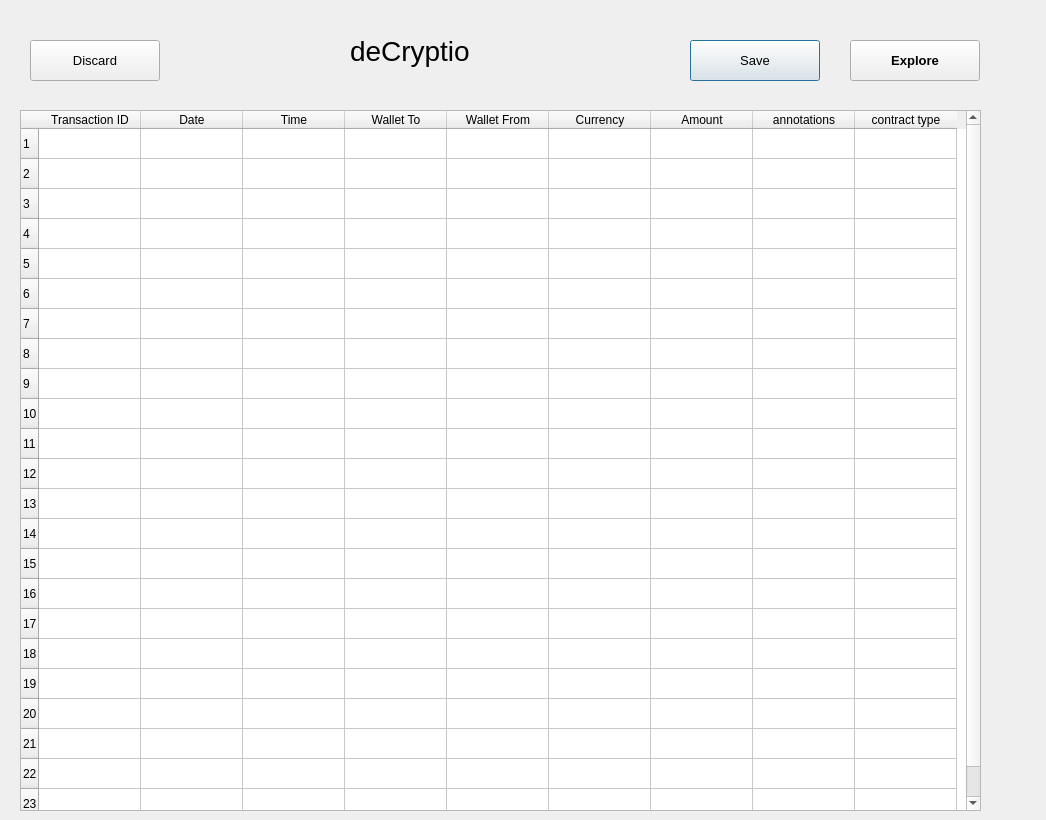
<?xml version="1.0" encoding="UTF-8"?>
<ui version="4.0">
 <class>review_dialog</class>
 <widget class="QDialog" name="review_dialog">
  <property name="geometry">
   <rect>
    <x>0</x>
    <y>0</y>
    <width>1046</width>
    <height>820</height>
   </rect>
  </property>
  <property name="windowTitle">
   <string>deCryptio</string>
  </property>
  <widget class="QPushButton" name="save">
   <property name="geometry">
    <rect>
     <x>690</x>
     <y>40</y>
     <width>130</width>
     <height>41</height>
    </rect>
   </property>
   <property name="font">
    <font>
     <pointsize>10</pointsize>
    </font>
   </property>
   <property name="text">
    <string>Save</string>
   </property>
  </widget>
  <widget class="QPushButton" name="discard">
   <property name="geometry">
    <rect>
     <x>30</x>
     <y>40</y>
     <width>130</width>
     <height>41</height>
    </rect>
   </property>
   <property name="font">
    <font>
     <pointsize>10</pointsize>
    </font>
   </property>
   <property name="text">
    <string>Discard</string>
   </property>
  </widget>
  <widget class="QTableWidget" name="table">
   <property name="geometry">
    <rect>
     <x>20</x>
     <y>110</y>
     <width>961</width>
     <height>701</height>
    </rect>
   </property>
   <property name="font">
    <font>
     <pointsize>9</pointsize>
    </font>
   </property>
   <property name="autoScrollMargin">
    <number>13</number>
   </property>
   <property name="dragEnabled">
    <bool>false</bool>
   </property>
   <property name="showGrid">
    <bool>true</bool>
   </property>
   <property name="sortingEnabled">
    <bool>true</bool>
   </property>
   <property name="rowCount">
    <number>23</number>
   </property>
   <property name="columnCount">
    <number>9</number>
   </property>
   <attribute name="horizontalHeaderVisible">
    <bool>true</bool>
   </attribute>
   <attribute name="horizontalHeaderCascadingSectionResizes">
    <bool>true</bool>
   </attribute>
   <attribute name="horizontalHeaderDefaultSectionSize">
    <number>102</number>
   </attribute>
   <attribute name="horizontalHeaderHighlightSections">
    <bool>true</bool>
   </attribute>
   <attribute name="horizontalHeaderShowSortIndicator" stdset="0">
    <bool>true</bool>
   </attribute>
   <attribute name="verticalHeaderCascadingSectionResizes">
    <bool>false</bool>
   </attribute>
   <attribute name="verticalHeaderHighlightSections">
    <bool>true</bool>
   </attribute>
   <attribute name="verticalHeaderShowSortIndicator" stdset="0">
    <bool>false</bool>
   </attribute>
   <row/>
   <row/>
   <row/>
   <row/>
   <row/>
   <row/>
   <row/>
   <row/>
   <row/>
   <row/>
   <row/>
   <row/>
   <row/>
   <row/>
   <row/>
   <row/>
   <row/>
   <row/>
   <row/>
   <row/>
   <row/>
   <row/>
   <row/>
   <column>
    <property name="text">
     <string>Transaction ID</string>
    </property>
   </column>
   <column>
    <property name="text">
     <string>Date</string>
    </property>
   </column>
   <column>
    <property name="text">
     <string>Time</string>
    </property>
   </column>
   <column>
    <property name="text">
     <string>Wallet To</string>
    </property>
   </column>
   <column>
    <property name="text">
     <string>Wallet From</string>
    </property>
   </column>
   <column>
    <property name="text">
     <string>Currency</string>
    </property>
   </column>
   <column>
    <property name="text">
     <string>Amount</string>
    </property>
   </column>
   <column>
    <property name="text">
     <string>annotations</string>
    </property>
   </column>
   <column>
    <property name="text">
     <string>contract type</string>
    </property>
   </column>
  </widget>
  <widget class="QLabel" name="label">
   <property name="geometry">
    <rect>
     <x>350</x>
     <y>30</y>
     <width>161</width>
     <height>41</height>
    </rect>
   </property>
   <property name="font">
    <font>
     <pointsize>21</pointsize>
    </font>
   </property>
   <property name="text">
    <string>deCryptio</string>
   </property>
  </widget>
  <widget class="QPushButton" name="explore">
   <property name="geometry">
    <rect>
     <x>850</x>
     <y>40</y>
     <width>130</width>
     <height>41</height>
    </rect>
   </property>
   <property name="font">
    <font>
     <pointsize>10</pointsize>
     <weight>75</weight>
     <bold>true</bold>
    </font>
   </property>
   <property name="text">
    <string>Explore</string>
   </property>
  </widget>
 </widget>
 <resources/>
 <connections/>
</ui>
